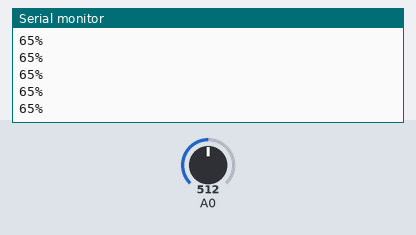
A sketch run on a simulated Arduino Uno, built with avr-gcc and run on an emulated ATmega328P. Shown: the last lines printed to the serial monitor. The inputs (shaded band) are chosen by the test bench; at power-on: A0 = 512.

Above: at 1.2 s.
1.3 s: A0 set to 716
At 1.31 s:
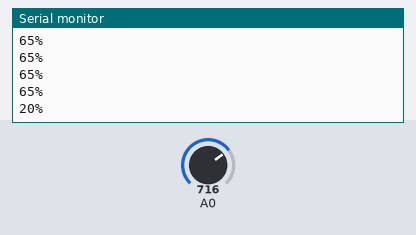
2.8 s: A0 set to 900
At 2.81 s:
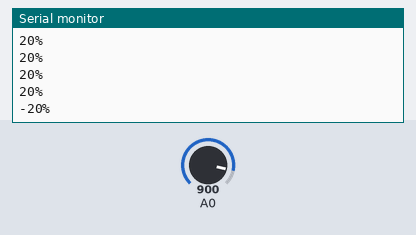
Timing chart, 0 to 5.8 s (numbered marks = the images above; inputs shaded):
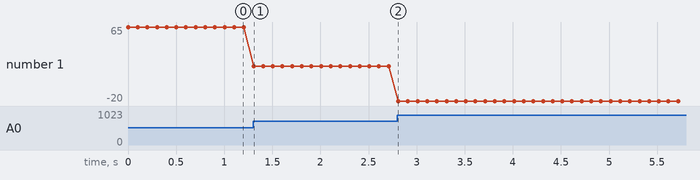

Measured:
- after the input at 1.3 s, the serial monitor: prints a new line at once (image 1)
- after the input at 2.8 s, the serial monitor: prints a new line at once (image 2)
- plotted number 1: 65 → 20 after the input at 1.3 s, 20 → -20 after the input at 2.8 s

The sketch:

water_sensor.ino
```cpp
// (licence header left out)
const int dry = 806; // value for dry sensor
const int wet = 348; // value for wet sensor

void setup()
{
  Serial.begin(9600);
}

void loop()
{
  int sensorVal = analogRead(A0);

  // Sensor has a range of 239 to 595
  // We want to translate this to a scale or 0% to 100%
  // More info: https://www.arduino.cc/reference/en/language/functions/math/map/
  int percentageHumididy = map(sensorVal, wet, dry, 100, 0);

  Serial.print(percentageHumididy);
  Serial.println("%");

  delay(100);
}
```
